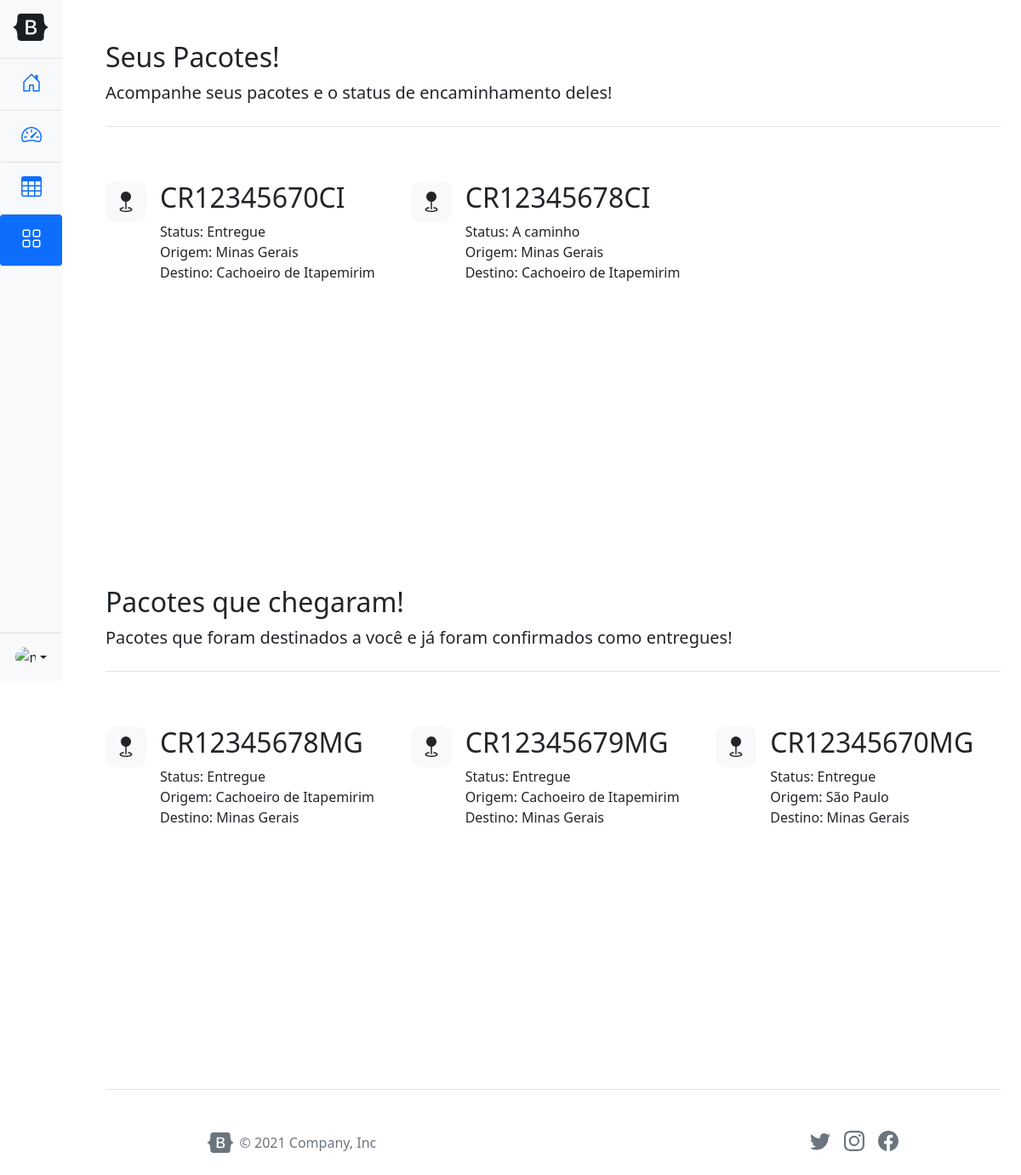
Screenshot of /packages (signed in) with the database file from the repository.
### app/models/db.py (models this page shows, shortened)
class Package(db):
    __tablename__ = "package"
    id_pack = Column(String, primary_key=True)
    weight = Column(String, nullable=False)
    sender_cpf = Column(String, nullable=False)
    sender_name = Column(String, nullable=False)
    sender_email = Column(String, nullable=False)

class Station(db):
    __tablename__ = "station"
    id = Column(Integer, primary_key=True, autoincrement=True)
    name = Column(String, nullable=False)
    password = Column(String, nullable=False)
    email = Column(String, nullable=False)
    cnpj = Column(String, nullable=False)
    @property
    def is_authenticated(self):
        return True

### app/controllers/default.py (the view)
@app.route("/packages", methods=["GET", "POST", "PUT", "DELETE"])
def package():
    if current_user.is_authenticated:
        if request.method == "GET":
            lista_package_source = []
            lista_package_destiny = []
            source_transaction = session.query(Transaction).filter(Transaction.source_id == current_user.id)
            destiny_transaction = session.query(Transaction).filter(Transaction.destiny_id == current_user.id)
            for trans in source_transaction:
                station_dest = session.query(Station).filter(Station.id == trans.destiny_id).all()
                station_ori = session.query(Station).filter(Station.id == trans.source_id).all()
                data_pack = session.query(Package).filter(Package.id_pack == trans.package_id).all()
                for o in station_ori:
                    orig_id = o.id
                    orig_name = o.name
                    for d in station_dest:
                        dest_id = d.id
                        dest_name = d.name
                for p in data_pack:
                    idPack = p.id_pack
                lista_package_source.append(
                    {
                        "id": idPack,
                        "source_id": trans.source_id,
                        "destiny_id": trans.destiny_id,
                        "status_transaction": trans.status_transaction,
                        "orig": orig_name,
                        "dest": dest_name,
                    }
                )
            for trans in destiny_transaction:
                if trans.status_transaction == 1:
                    station_dest = session.query(Station).filter(Station.id == trans.destiny_id).all()
                    station_ori = session.query(Station).filter(Station.id == trans.source_id).all()
                    data_pack = session.query(Package).filter(Package.id_pack == trans.package_id).all()
                    for o in station_ori:
                        orig_id = o.id
                        orig_name = o.name
                        for d in station_dest:
                            dest_id = d.id
                            dest_name = d.name
                    for p in data_pack:
                        idPack = p.id_pack
                    lista_package_destiny.append(
                        {
                            "id": idPack,
                            "source_id": trans.source_id,
                            "destiny_id": trans.destiny_id,
                            "status_transaction": trans.status_transaction,
                            "orig": orig_name,
                            "dest": dest_name,
                        }
                    )
        return render_template('package.html', lista_package_source = lista_package_source, lista_package_destiny = lista_package_destiny)
    else:
        return redirect(url_for('index'))

### app/models/db.py (called while the page is built)
@event.listens_for(Engine, "connect")
def set_sqlite_pragma(dbapi_connection, connection_record):
    cursor = dbapi_connection.cursor()
    cursor.execute("PRAGMA foreign_keys=ON")
    cursor.close()

@login_manager.user_loader
def load_user(user_id):
    return session.query(Station).get(user_id)

### app/templates/package.html (shortened to what this page needs)
{% extends 'base.html' %}
{% block meta %}
<link href="../static/css/sidebars.css" rel="stylesheet">
<link href="../static/assets/dist/css/bootstrap.min.css" rel="stylesheet">
<link href="../static/css/features.css" rel="stylesheet">
{% endblock %}
{% block content %}
<body>
  <section style="display: flex;">
    <nav id="sidebarMenu" class="col-md-3 bg-light sidebar" style="width: 73px; padding: 0px; position: fixed;">
      <div class="d-flex flex-column flex-shrink-0 bg-light" style="width: 73px; height: 100vh!important;">
        <a href="{{ url_for('home') }}" class="d-block p-3 link-dark text-decoration-none border-bottom"
          title="Icon-only" data-bs-toggle="tooltip" data-bs-placement="right">
          <svg class="bi" width="40" height="32">
            <use xlink:href="#bootstrap" />
          </svg>
        </a>
        <ul class="nav nav-pills nav-flush flex-column mb-auto text-center">
          <li class="nav-item">
            <a href="{{ url_for('home') }}" class="nav-link py-3 border-bottom" aria-current="page" title="Home"
              data-bs-toggle="tooltip" data-bs-placement="right">
              <svg class="bi" width="24" height="24" role="img" aria-label="Home">
                <use xlink:href="#home" />
              </svg>
            </a>
          </li>
          <li>
            <a href="{{ url_for('dashboard') }}" class="nav-link py-3 border-bottom" title="Dashboard"
              data-bs-toggle="tooltip" data-bs-placement="right">
              <svg class="bi" width="24" height="24" role="img" aria-label="Dashboard">
                <use xlink:href="#speedometer2" />
              </svg>
            </a>
          </li>
          <li>
            <a href="{{ url_for('order') }}" class="nav-link py-3 border-bottom" title="Orders" data-bs-toggle="tooltip"
              data-bs-placement="right">
              <svg class="bi" width="24" height="24" role="img" aria-label="Orders">
                <use xlink:href="#table" />
              </svg>
            </a>
          </li>
          <li>
            <a href="{{ url_for('package') }}" class="nav-link active py-3 border-bottom" title="Packages"
              data-bs-toggle="tooltip" data-bs-placement="right">
              <svg class="bi" width="24" height="24" role="img" aria-label="Packages">
                <use xlink:href="#grid" />
              </svg>
            </a>
          </li>
        </ul>
        <div class="dropdown border-top">
          <a href="#"
            class="d-flex align-items-center justify-content-center p-3 link-dark text-decoration-none dropdown-toggle"
            id="dropdownUser3" data-bs-toggle="dropdown" aria-expanded="false">
            <img src="https://github.com/mdo.png" alt="mdo" width="24" height="24" class="rounded-circle">
          </a>
        </div>
      </div>
    </nav>
    <main class="col-md-9 ms-sm-auto col-lg-11 px-md-4" style="padding-left:2rem;">
      <div class="container px-4 py-5"
        style="padding-right: 0px!important; padding-left: 0px!important; padding-bottom: 0px!important; height: 80vh !important;"
        id="hanging-icons">
        <div class="pb-2 mb-3 border-bottom">
          <h2>Seus Pacotes!</h2>
          <p class="lead">Acompanhe seus pacotes e o status de encaminhamento deles!</p>
        </div>
        <div class="row g-4 py-5 row-cols-1 row-cols-lg-3 ">
          {% if lista_package_source|length != 0 %}
          {% for pack in lista_package_source %}
          <div class="col d-flex align-items-start">
            <div class="icon-square bg-light text-dark flex-shrink-0 me-3">
              <svg class="bi" width="1em" height="1em">
                <use xlink:href="#geo-fill" />
              </svg>
            </div>
            <div>
              <h2>{{ pack['id'] }}</h2>
              <p style="margin-bottom: 0px;">
                {% if pack['status_transaction'] == 0 %}
                Status: A caminho
                {% else %}
                Status: Entregue
                {% endif %}
              </p>
              <p style="margin-bottom: 0px;">Origem: {{ pack['orig'] }}</p>
              <p>Destino: {{ pack['dest'] }}</p>
            </div>
          </div>
          {% endfor %}
          {% endif %}
        </div>
      </div>
      <div class="container px-4 py-5 border-bottom"
        style="padding-right: 0px!important; padding-left: 0px!important; padding-bottom: 0px!important; height: 80vh !important;"
        id="hanging-icons">
        <div class="pb-2 mb-3 border-bottom">
          <h2>Pacotes que chegaram!</h2>
          <p class="lead">Pacotes que foram destinados a você e já foram confirmados como entregues!</p>
        </div>
        <div class="row g-4 py-5 row-cols-1 row-cols-lg-3 ">
          {% if lista_package_destiny|length > 0 %}
          {% for pack in lista_package_destiny %}
          <div class="col d-flex align-items-start">
            <div class="icon-square bg-light text-dark flex-shrink-0 me-3">
              <svg class="bi" width="1em" height="1em">
                <use xlink:href="#geo-fill" />
              </svg>
            </div>
            <div>
              <h2>{{ pack['id'] }}</h2>
              <p style="margin-bottom: 0px;">
                Status: Entregue
              </p>
              <p style="margin-bottom: 0px;">Origem: {{ pack['orig'] }}</p>
              <p>Destino: {{ pack['dest'] }}</p>
            </div>
          </div>
          {% endfor %}
          {% endif %}
        </div>
      </div>
      <footer class="d-flex flex-wrap align-items-center container pb-2 pt-5 mb-3"
        style="justify-content: space-around; width: 95%;">
        <div class="col-md-4 d-flex align-items-center">
          <a href="/" class="mb-3 me-2 mb-md-0 text-muted text-decoration-none lh-1">
            <svg class="bi" width="30" height="24">
              <use xlink:href="#bootstrap" />
            </svg>
          </a>
          <span class="text-muted">&copy; 2021 Company, Inc</span>
        </div>
        <ul class="nav col-md-4 justify-content-end list-unstyled d-flex">
          <li class="ms-3"><a class="text-muted" href="#"><svg class="bi" width="24" height="24">
                <use xlink:href="#twitter" />
              </svg></a></li>
          <li class="ms-3"><a class="text-muted" href="#"><svg class="bi" width="24" height="24">
                <use xlink:href="#instagram" />
              </svg></a></li>
          <li class="ms-3"><a class="text-muted" href="#"><svg class="bi" width="24" height="24">
                <use xlink:href="#facebook" />
              </svg></a></li>
        </ul>
      </footer>
    </main>
  </section>
</body>
{% endblock %}

### app/templates/base.html (shortened to what this page needs)
<!doctype html>
<html lang="pt-br">
<head>
    {% block meta %}
    {% endblock %}
    <link href="../static/css/reset.css" rel="stylesheet">
</head>
<body>
    {% block content %}
    {% endblock %}
</body>
</html>

### app/static/css/sidebars.css (style rules this page uses)
.bi { vertical-align: -.125em; pointer-events: none; fill: currentColor; }
.dropdown-toggle { outline: 0; }
.nav-flush .nav-link { border-radius: 0; }

### app/static/css/features.css (style rules this page uses)
.bi { vertical-align: -.125em; fill: currentColor; }
.icon-square { display: inline-flex; align-items: center; justify-content: center; width: 3rem; height: 3rem; font-size: 1.5rem; border-radius: .75rem; }

### rows the page displays
Package: id "CR12345670CI"
Station: orig "Minas Gerais" "Minas Gerais", dest "Minas Gerais" "Minas Gerais" "Minas Gerais"
Station: dest "Cachoeiro de Itapemirim" "Cachoeiro de Itapemirim", orig "Cachoeiro de Itapemirim" "Cachoeiro de Itapemirim"
Package: id "CR12345678CI"
Package: id "CR12345678MG"
Package: id "CR12345679MG"
Package: id "CR12345670MG"
Station: orig "São Paulo"
